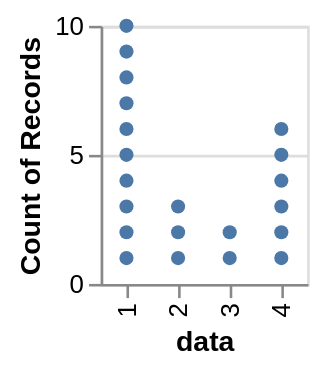

Express this chart as Vega-Lite.
### Vega-Lite specification from a JSON file in a GitHub repository (floating-point values rounded to 4 significant figures)
{"$schema": "https://vega.github.io/schema/vega-lite/v4.json", "description": "A Wilkinson Dot Plot created by generating an id and stacking data points", "height": 100, "data": {"values": [1, 1, 1, 1, 1, 1, 1, 1, 1, 1, 2, 2, 2, 3, 3, 4, 4, 4, 4, 4, 4]}, "transform": [{"window": [{"op": "rank", "as": "id"}]}], "mark": "circle", "encoding": {"x": {"field": "data", "type": "ordinal"}, "y": {"aggregate": "count", "type": "quantitative", "stack": true, "band": 0.5}, "detail": {"field": "id", "type": "ordinal"}}}
